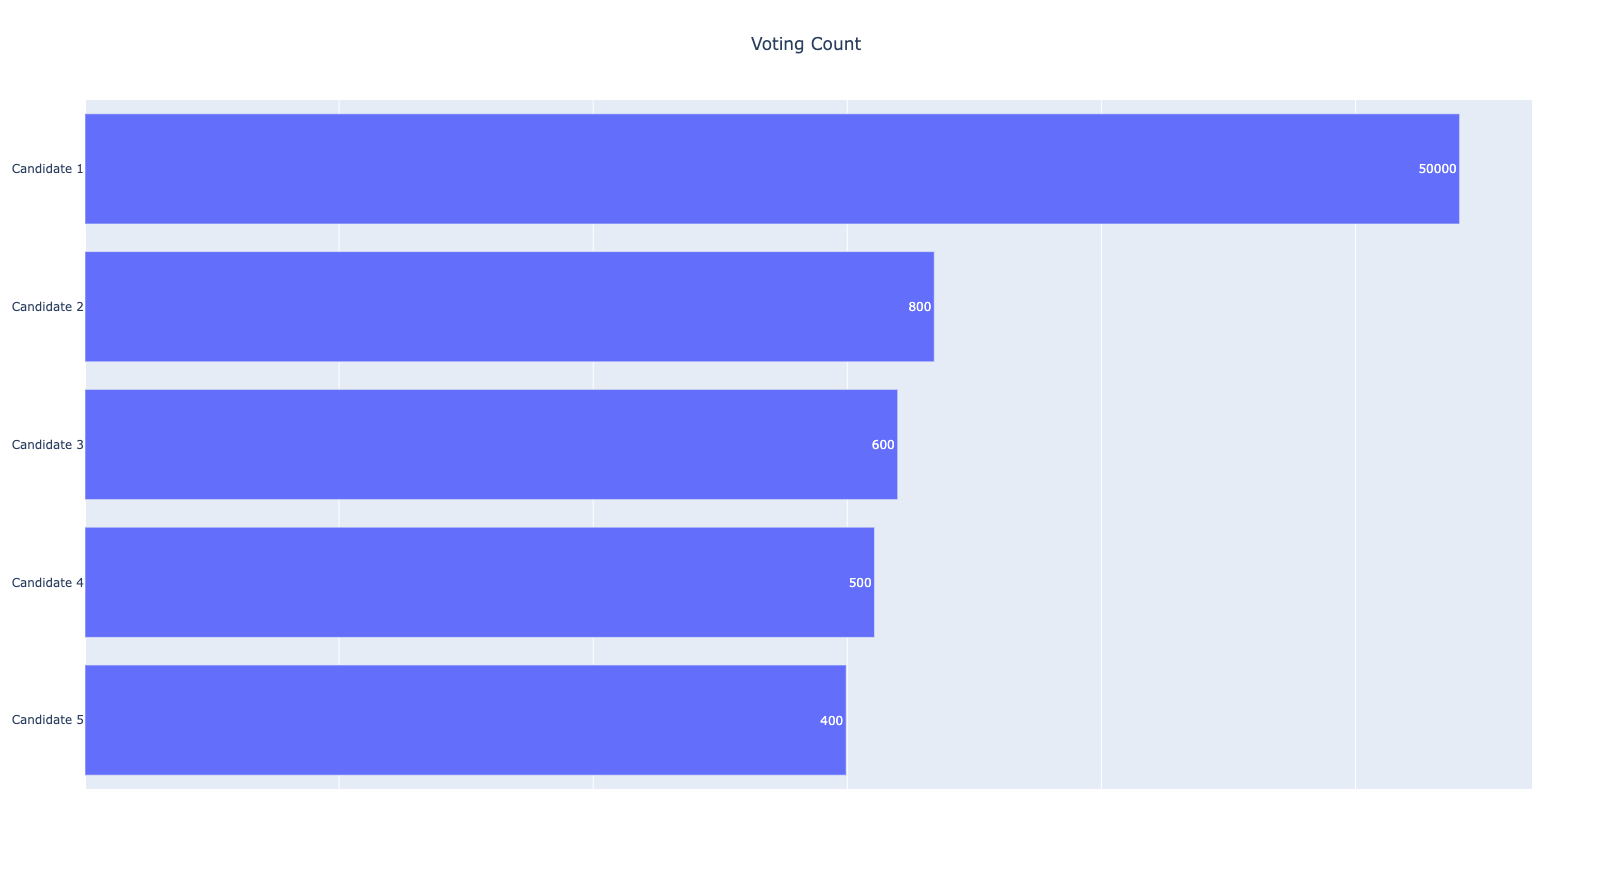

The script that drew this image:
import math
import pandas as pd
import plotly
import plotly.graph_objs as go
from plotly.offline import *


# To initiate ploty to run offline
init_notebook_mode(connected=True)

# Data
names = ['Candidate 1','Candidate 2','Candidate 3','Candidate 4','Candidate 5']
scores = [50000, 800, 600, 500, 400]
scores_log = [math.log(score) for score in scores]

data = []
data.append(go.Bar(x=scores_log[::-1], y=names[::-1],
	               textposition='auto', text=scores[::-1],
	               orientation='h',
	               textfont=dict(color='white')))
# Layout
layout = {
	'title':{'text':'Voting Count', 'x':0.5}, 
	'xaxis':{'showticklabels': False}
	}

fig = go.Figure(data=data, layout=layout)

plotly.offline.plot(fig, filename='bar.html')
